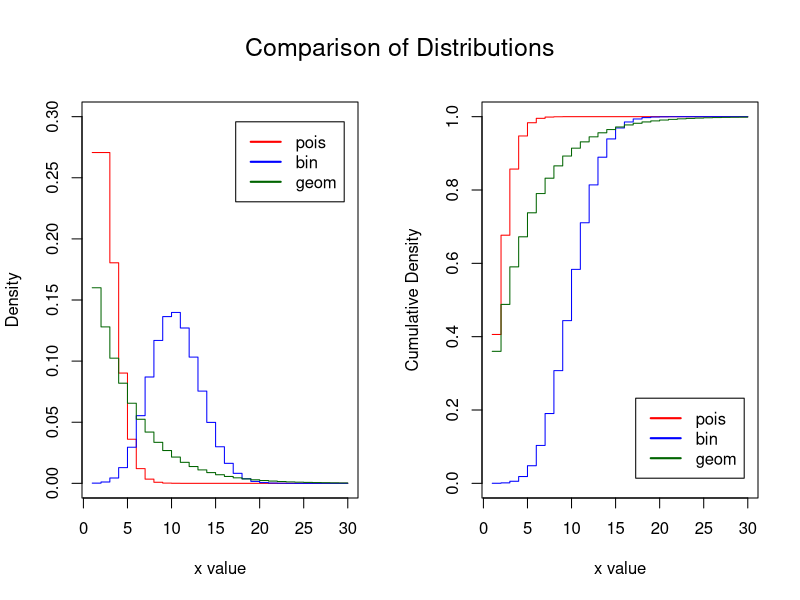
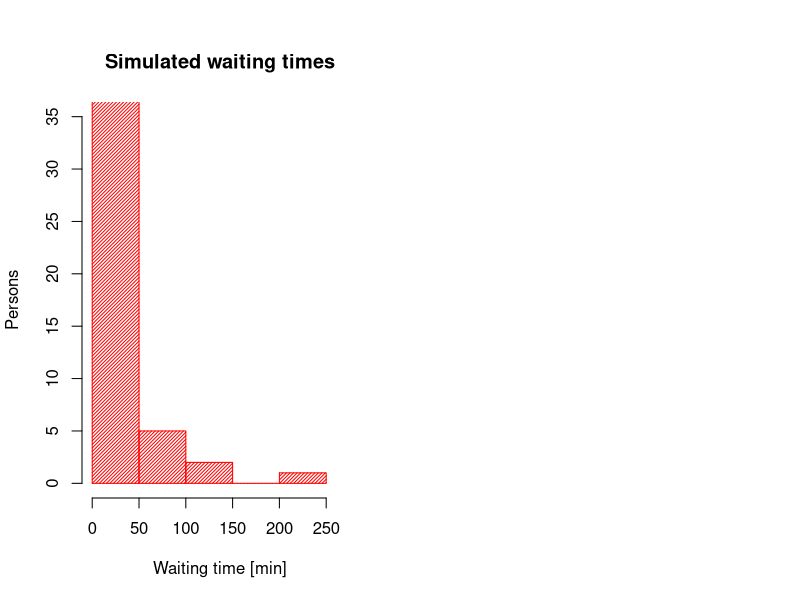
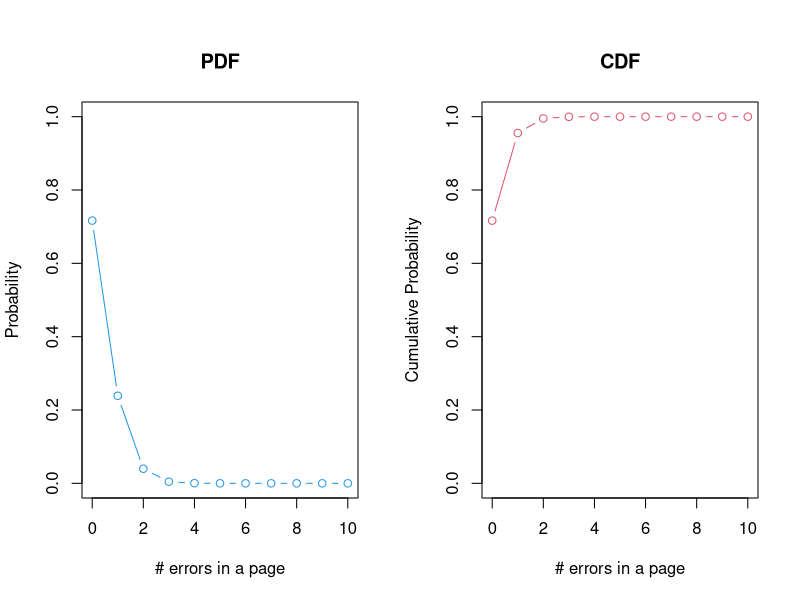
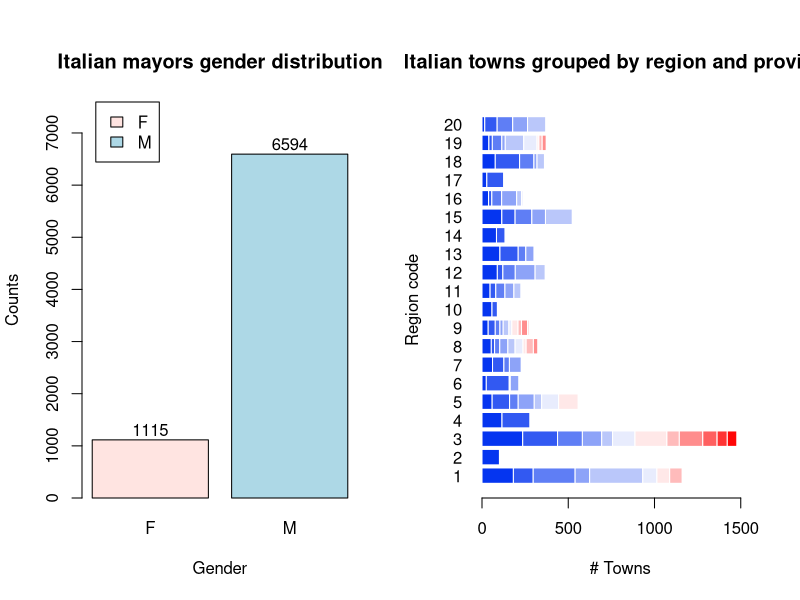
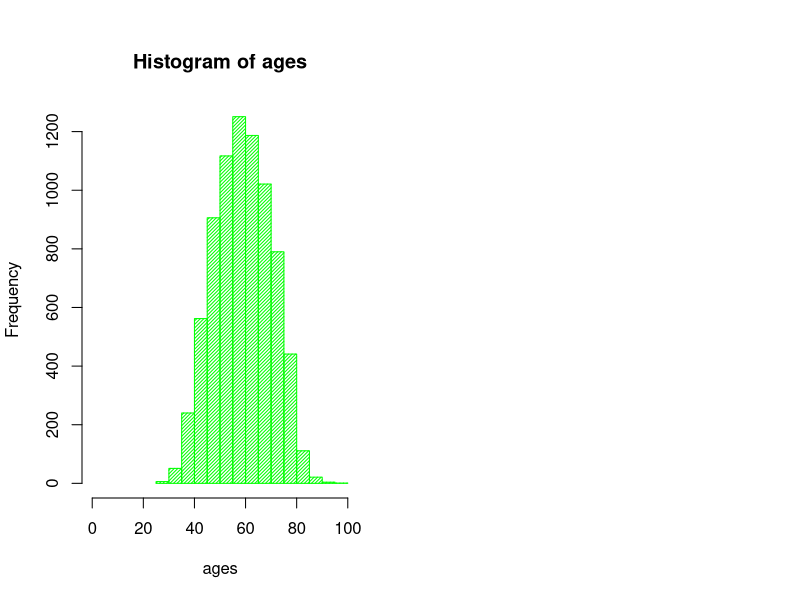

Here is the R script that generated these plots, in order: (Note: this script raises an error after producing the figures.)
## ---- chunk 1
knitr::opts_chunk$set(echo = TRUE)
library(tibble)
library(dplyr)
## ---- chunk 2
x <- 1:30
poisx <- dpois(x, 2)
binx  <- dbinom(x, 50, 0.2)
geomx <- dgeom(x, 0.2)
ppoisx <- ppois(x, 2)
pbinx  <- pbinom(x, 50, 0.2)
pgeomx <- pgeom(x, 0.2)
colors <- c("red", "blue", "darkgreen")
labels <- c("pois", "bin", "geom")

par(mfrow=c(1,2), oma=c(0,0,1,0))
plot(x, poisx, type="s", xlab="x value", ylab="Density", ylim=c(0,0.3),
     col=colors[1])
lines(x, binx, type="s", col=colors[2])
lines(x, geomx, type="s", col=colors[3])
legend("topright", inset=.05, labels, lwd=2, lty=c(1, 1, 1), col=colors)
plot(x, ppoisx, type="s", xlab="x value", ylab="Cumulative Density", ylim=c(0,1),
     col=colors[1])
lines(x, pbinx, type="s", col=colors[2])
lines(x, pgeomx, type="s", col=colors[3])
legend("bottomright", inset=.05, labels, lwd=2, lty=c(1, 1, 1), col=colors)
mtext("Comparison of Distributions", outer=TRUE, cex=1.5, line=-2)
## ---- chunk 3
x  <- c(15.58, 15.9, 16 , 16.1, 16.2)
p1 <- c(0.15, 0.21, 0.35, 0.15, 0.14)
p2 <- c(0.14, 0.05, 0.64, 0.08, 0.09)

Expectation1 <- sum(x*p1)
Var1 <- sum(x*x*p1) - sum(x*p1)**2
Expectation2 <- sum(x*p2)
Var2 <- sum(x*x*p2) - sum(x*p2)**2
## ---- chunk 4
Npp <- 50
lambda <- 1/30
x <- 1:Npp
wt <- rexp(x, lambda)

hist(wt, col="red", density=40, xlim=c(0,max(wt)+30), ylim=c(0,35),
     ylab="Persons", xlab="Waiting time [min]", main="Simulated waiting times")
## ---- chunk 5
theoProb10min <- pexp(10,lambda)
empProb10min  <- length(wt[wt<10])/length(wt)
## ---- chunk 6
integrand <- function(z){z*dexp(z, lambda)}
integralWtavg <- integrate(integrand, 0, Inf)
theoricWtavg <- 1/lambda
empiricalWtavg <- mean(wt)
## ---- chunk 7
theoProb60min <- 1-pexp(60,lambda)
empProb60min  <- length(wt[wt>60])/length(wt)
## ---- chunk 8
Nmax <- 10
rate <- 1/3
x <- seq(0, Nmax, length=Nmax+1)
poispdf <- dpois(x, rate)
poiscdf <- ppois(x, rate)

par(mfrow=c(1,2))
plot(x, poispdf, type="b", xlab="# errors in a page", ylab="Probability",
     main="PDF", col=4, ylim=c(0,1))
plot(x, poiscdf, type='b', xlab="# errors in a page", ylab="Cumulative Probability",
     main="CDF", col=2, ylim=c(0,1))
## ---- chunk 9
Prob.1err <- 1-ppois(0,rate)   
## ---- chunk 10
p <- 4/52
minfails <- 8
Prob  <- 1 - pgeom(minfails, p)
## ---- chunk 11
dfmayors <- read.csv2("sindaciincarica.csv", skip=2)
names(dfmayors)
## ---- chunk 12
genddist <- table(dfmayors$sesso)

bp<-barplot(genddist, beside=TRUE, col=c("mistyrose", "lightblue"),
            xlab="Gender", ylab="Counts", legend=c("F","M"), ylim=c(0,max(genddist)+1000),
            args.legend=list(x="topleft", inset=c(0.05,0)))
text(bp, genddist+200, labels=genddist, xpd=TRUE)
title( main="Italian mayors gender distribution" )
## ---- chunk 13
dfmayors <- tibble(dfmayors)

gdf <- group_split(dfmayors %>% group_by(dfmayors$codice_regione))
towntable <- vector("list", length(gdf))
for (i in 1:length(gdf)) {
    towntable[[i]] <- as.numeric(table(gdf[[i]]$codice_provincia,gdf[[i]]$codice_regione))
}
towntable <- as.data.frame(data.table::transpose(towntable), row.names=1:length(gdf))
color.ramp <- colorRampPalette(c("#0535F0", "#FFFFFF", "#FF0606"))(n=12)

barplot(t(as.matrix(towntable)), ylab="Region code", xlab="# Towns", 
        main="Italian towns grouped by region and province",
        border=F, las=1, horiz=T, xlim=c(0, 1600), col=color.ramp)
## ---- chunk 14
cyear <- as.numeric(format(Sys.Date(), "%Y"))
ages <- cyear - as.numeric(format(as.Date(dfmayors$data_nascita, format="%d/%m/%Y"),"%Y"))

hist(ages, col="green", xlim=c(0,100), density=40)
## ---- chunk 15
cyear <- as.numeric(format(Sys.Date(), "%Y"))
elecyear <- format(as.Date(dfmayors$data_entrata_in_carica, format="%d/%m/%Y"),"%Y")
timeincharge <- cyear - as.numeric(elecyear)

breaks <- seq(0.5, 6.5, length=7)
htimeincharge <- hist(timeincharge, breaks=breaks, col="red", density=40,
           main="Histogram of Time in charge", xlab="Time in charge",
           ylim=c(0,4000))

outthisyear <- sum(htimeincharge$counts[5])
outnextyear <- sum(htimeincharge$counts[4])
total       <- sum(htimeincharge$counts)
